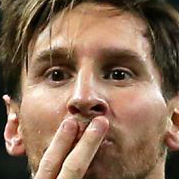
#> input picture dataset/cropped_images/lionel_messi/lionel_messi1.png, 179 x 179 px, given in place of sharapova1.jpg, which was not available
$ python sports_celebrity_classification.py
#> lines starting #> are read from the running program, lines starting #| are printed output that depends on the picture; pictures that were not available may be replaced by others from this repository, and a replacement may not be noted
#!/usr/bin/env python
# coding: utf-8

# <h2 style='color:blue' align='center'>Sports Celebrity Image Classification<h2>

# In[1]:


import numpy as np
import cv2
import matplotlib
from matplotlib import pyplot as plt
get_ipython().run_line_magic('matplotlib', 'inline')


# <h3 style='color:purple'>(1) Preprocessing: Detect face and eyes</h3>

# In[2]:


img = cv2.imread('./test_images/sharapova1.jpg')
#> img is the input picture: shape (179, 179, 3); mean B, G, R 87, 109.2, 138.3
img.shape


# In[3]:


plt.imshow(img)


# In[4]:


gray = cv2.cvtColor(img, cv2.COLOR_BGR2GRAY)
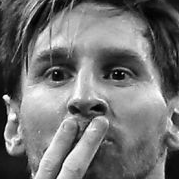
#> gray: shape (179, 179); min 0, max 254, mean 115.4
gray.shape


# In[5]:


gray


# In[6]:


plt.imshow(gray, cmap='gray')


# In[7]:


face_cascade = cv2.CascadeClassifier('./opencv/haarcascades/haarcascade_frontalface_default.xml')
eye_cascade = cv2.CascadeClassifier('./opencv/haarcascades/haarcascade_eye.xml')

faces = face_cascade.detectMultiScale(gray, 1.3, 5)
#> faces = [[16, 10, 151, 151]]
faces


# In[8]:


(x,y,w,h) = faces[0]
#> x = 16; y = 10; w = 151; h = 151
x,y,w,h


# In[9]:


face_img = cv2.rectangle(img,(x,y),(x+w,y+h),(255,0,0),2)
plt.imshow(face_img)


# In[10]:


cv2.destroyAllWindows()
for (x,y,w,h) in faces:
    face_img = cv2.rectangle(img,(x,y),(x+w,y+h),(255,0,0),2)
    roi_gray = gray[y:y+h, x:x+w]
    roi_color = face_img[y:y+h, x:x+w]
    eyes = eye_cascade.detectMultiScale(roi_gray)
    for (ex,ey,ew,eh) in eyes:
        cv2.rectangle(roi_color,(ex,ey),(ex+ew,ey+eh),(0,255,0),2)
#> this loop made 1 pass
#> (x, y, w, h, eyes) on pass 1: (16, 10, 151, 151, [[79, 40, 44, 44], [17, 40, 45, 45]])
#> img: shape (179, 179, 3); mean B, G, R 93.6, 107.9, 126.1
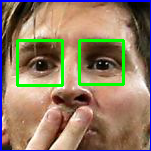
#> roi_color: shape (151, 151, 3); mean B, G, R 100.9, 124.7, 144.2


plt.figure()
plt.imshow(face_img, cmap='gray')
plt.show()
#> figure, not shown here; B, G, R data is drawn as R, G, B


# <h3 style='color:purple'>(2) Preprocessing: Crop the facial region of the image</h3>

# In[11]:


get_ipython().run_line_magic('matplotlib', 'inline')
plt.imshow(roi_color, cmap='gray')


# In[12]:


cropped_img = np.array(roi_color)
cropped_img.shape


# <h3 style='color:purple'>(3) Preprocessing: Use wavelet transform as a feature for traning our model</h3>

# #### In wavelet transformed image, you can see edges clearly and that can give us clues on various facial features such as eyes, nose, lips etc

# ### Wavelet transform

# In[13]:


import numpy as np
import pywt
import cv2

def w2d(img, mode='haar', level=1):
#> called with mode = 'db1', level = 5
    imArray = img
    #Datatype conversions
    #convert to grayscale
    imArray = cv2.cvtColor( imArray,cv2.COLOR_RGB2GRAY )
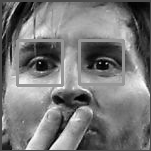
#> imArray: shape (151, 151); min 0, max 254, mean 119.8
    #convert to float
    imArray =  np.float32(imArray)
    imArray /= 255;
    # compute coefficients
    coeffs=pywt.wavedec2(imArray, mode, level=level)
#> coeffs = 6 items

    #Process Coefficients
    coeffs_H=list(coeffs)
#> coeffs_H = 6 items
    coeffs_H[0] *= 0;

    # reconstruction
    imArray_H=pywt.waverec2(coeffs_H, mode);
    imArray_H *= 255;
    imArray_H =  np.uint8(imArray_H)
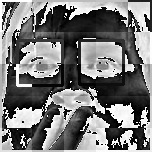
#> imArray_H: shape (152, 152); min 0, max 255, mean 118.2

    return imArray_H


# In[14]:


im_har = w2d(cropped_img,'db1',5)
plt.imshow(im_har, cmap='gray')


# #### You can see above a wavelet transformed image that gives clues on facial features such as eyes, nose, lips etc. This along with raw pixel image can be used as an input for our classifier

# <h3 style='color:purple'>(3) Preprocessing: Load image, detect face. If eyes >=2, then save and crop the face region</h3>

# In[15]:


def get_cropped_image_if_2_eyes(image_path):
#> called with image_path = './test_images/sharapova1.jpg'
    img = cv2.imread(image_path)
    gray = cv2.cvtColor(img, cv2.COLOR_BGR2GRAY)
    faces = face_cascade.detectMultiScale(gray, 1.3, 5)
#> faces = [[16, 10, 151, 151]]
    for (x,y,w,h) in faces:
        roi_gray = gray[y:y+h, x:x+w]
        roi_color = img[y:y+h, x:x+w]
        eyes = eye_cascade.detectMultiScale(roi_gray)
        if len(eyes) >= 2:
            return roi_color


# In[16]:


original_image = cv2.imread('./test_images/sharapova1.jpg')
plt.imshow(original_image)


# In[17]:


cropped_image = get_cropped_image_if_2_eyes('./test_images/sharapova1.jpg')
plt.imshow(cropped_image)


# **In below image face is not very clear and it doesn't have two eyes clearly visible**

# In[18]:


org_image_obstructed = cv2.imread('./test_images/sharapova2.jpg')
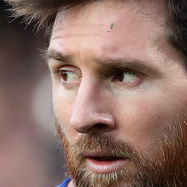
#> input picture dataset/cropped_images/lionel_messi/lionel_messi10.png, 187 x 187 px, given in place of sharapova2.jpg, which was not available
#> org_image_obstructed is the input picture: shape (187, 187, 3); mean B, G, R 101.8, 110.6, 139.3
plt.imshow(org_image_obstructed)


# In[19]:


cropped_image_no_2_eyes = get_cropped_image_if_2_eyes('./test_images/sharapova2.jpg')
#> call 2 of get_cropped_image_if_2_eyes, with image_path = './test_images/sharapova2.jpg'
#> in get_cropped_image_if_2_eyes (call 2), `gray = cv2.cvtColor(img, cv2.COLOR_BGR2GRAY)`:
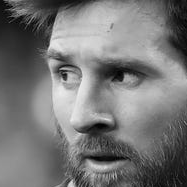
#> gray: shape (187, 187); min 0, max 236, mean 118.2
#> in get_cropped_image_if_2_eyes (call 2), `faces = face_cascade.detectMultiScale(gray, 1.3, 5)`: faces = [[19, 19, 147, 147]]
#> the loop in get_cropped_image_if_2_eyes, `for (x,y,w,h) in faces:` made 1 pass
#> (x, y, w, h, eyes) on pass 1: (19, 19, 147, 147, [[22, 30, 46, 46], [72, 29, 53, 53]])
#> pass 1, in get_cropped_image_if_2_eyes (call 2), `roi_color = img[y:y+h, x:x+w]`:
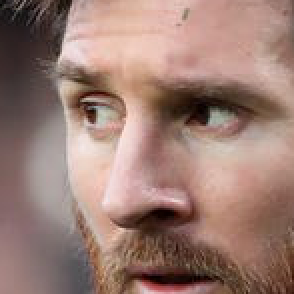
#> roi_color: shape (147, 147, 3) (shown 2 times larger); mean B, G, R 115.5, 125, 155.3
cropped_image_no_2_eyes


# **Above cropped_image_no_2_eyes is None which means we should ignore this image and we will not use such image for model training**

# In[20]:


path_to_data = "./dataset/"
path_to_cr_data = "./dataset/cropped/"


# In[21]:


import os
img_dirs = []
for entry in os.scandir(path_to_data):
    if entry.is_dir():
        img_dirs.append(entry.path)


# In[22]:


img_dirs


# **Go through all images in dataset folder and create cropped images for them. There will be cropped folder inside dataset folder after you run this code**

# In[23]:


import shutil
if os.path.exists(path_to_cr_data):
     shutil.rmtree(path_to_cr_data)
os.mkdir(path_to_cr_data)


# In[24]:


cropped_image_dirs = []
celebrity_file_names_dict = {}
for img_dir in img_dirs:
    count = 1
    celebrity_name = img_dir.split('/')[-1]
    celebrity_file_names_dict[celebrity_name] = []
    for entry in os.scandir(img_dir):
        roi_color = get_cropped_image_if_2_eyes(entry.path)
#> (the run stopped early here; a loop or call above may not have finished)
